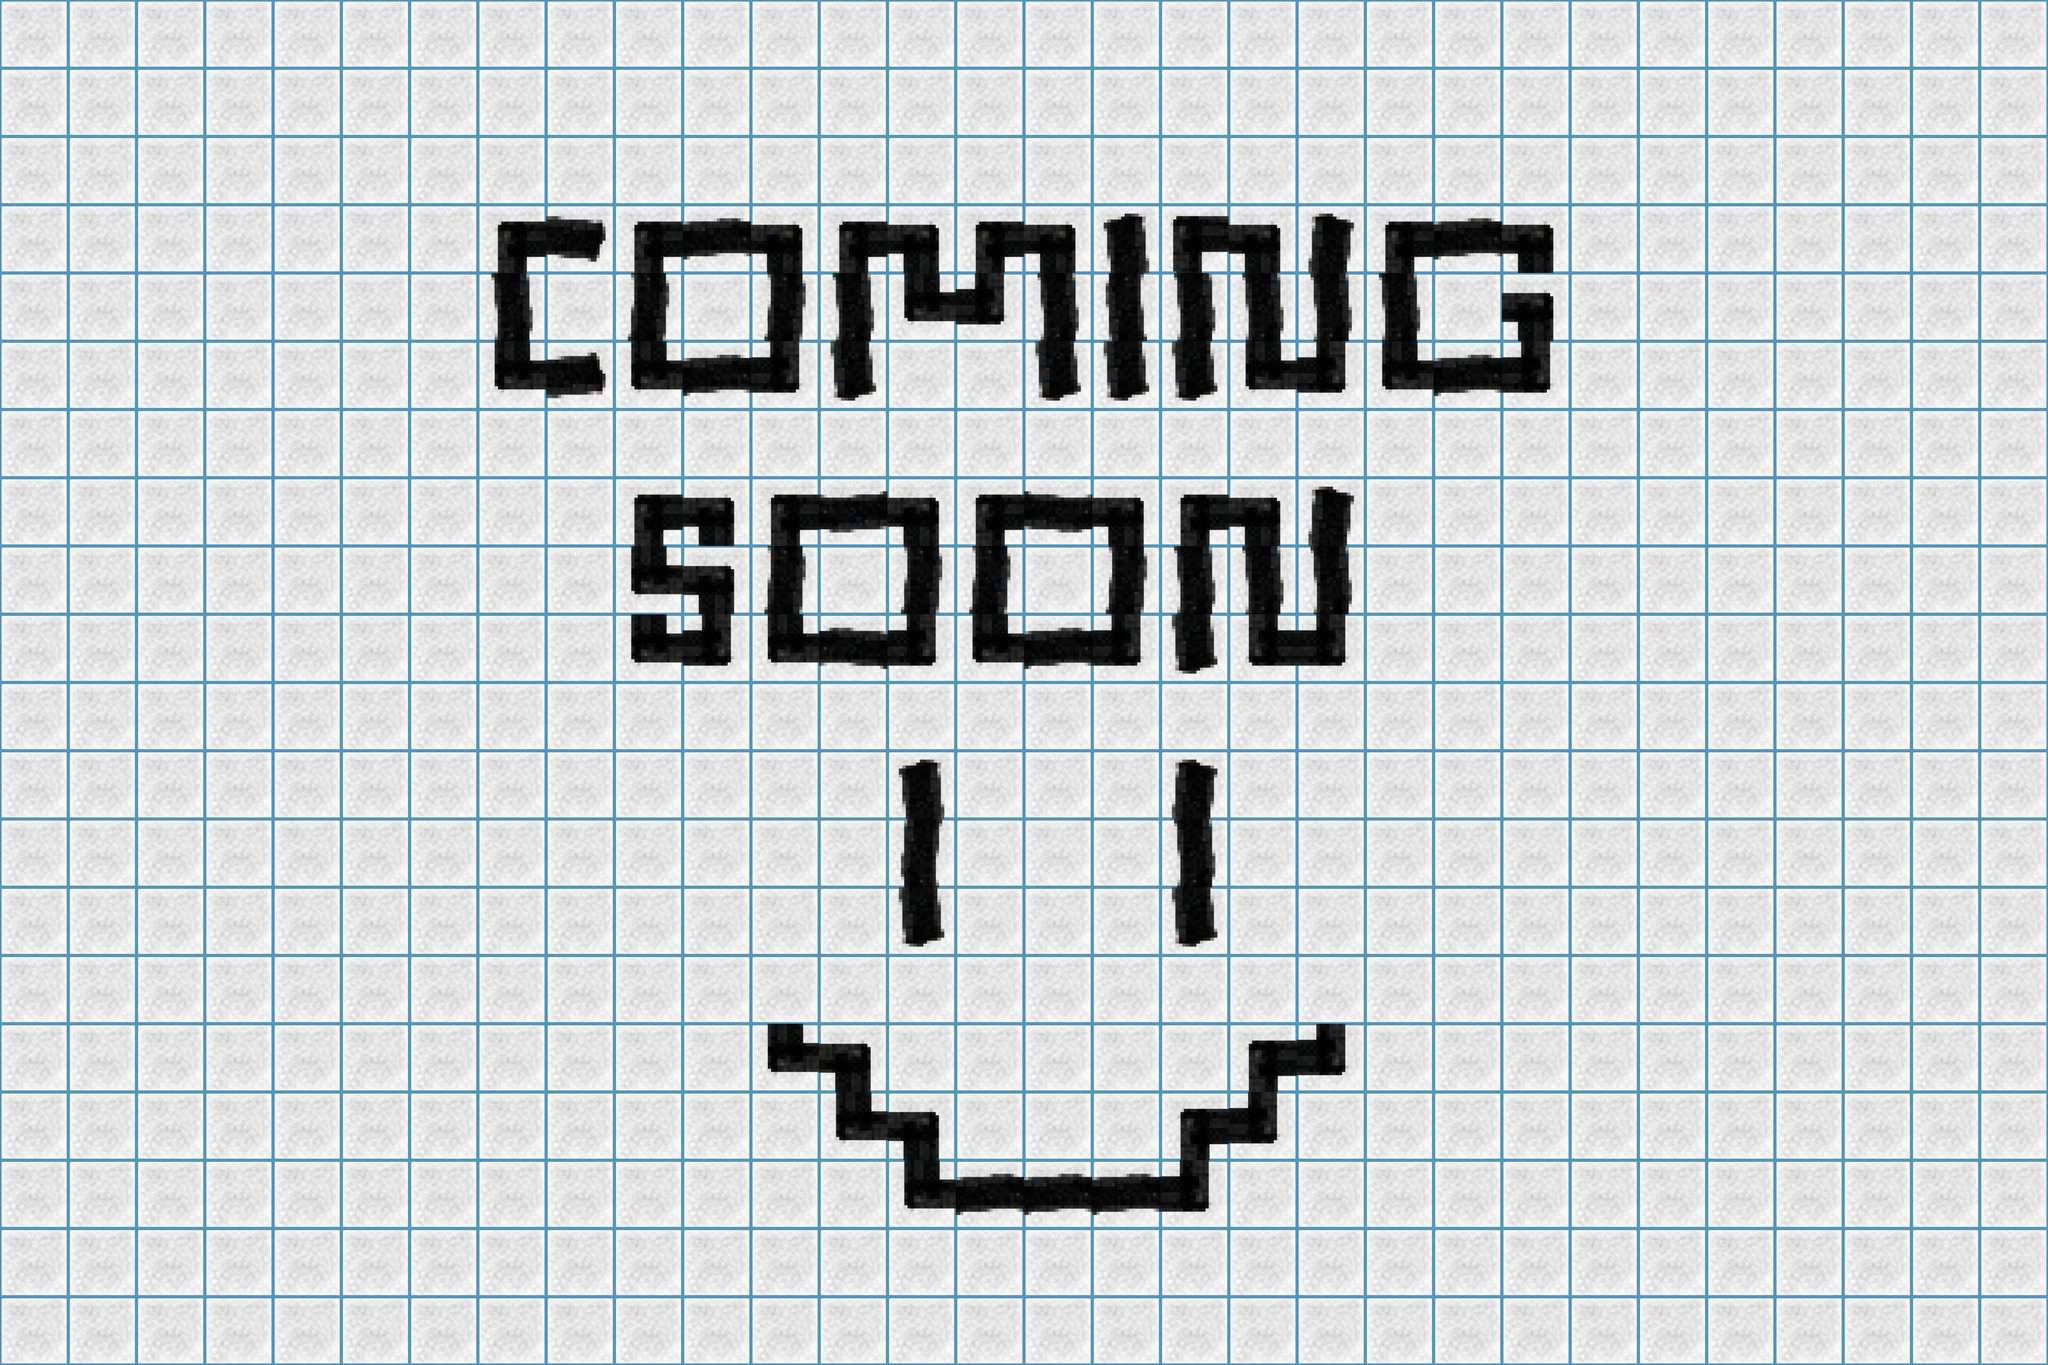

A level layout from a 2D game, rendered from its tile map. Below: a short description, then the map file with tile-grid data replaced by summaries:
An orthogonal 30x20 tile map with 128x128 px tiles, 2 tile layers (background, coming soon).

<map version="1.10" tiledversion="1.11.2" orientation="orthogonal" renderorder="right-down" width="30" height="20" tilewidth="128" tileheight="128" infinite="0" nextlayerid="3" nextobjectid="1">
 <tileset firstgid="1" source="maintiles.tsx" />
 <layer id="1" name="background" width="30" height="20">
  <data>[600 cells, 600 non-empty, 1 distinct tile ids]</data>
 </layer>
 <layer id="2" name="coming soon" width="30" height="20">
  <data>[600 cells, 93 non-empty, 4 distinct tile ids]</data>
 </layer>
</map>
